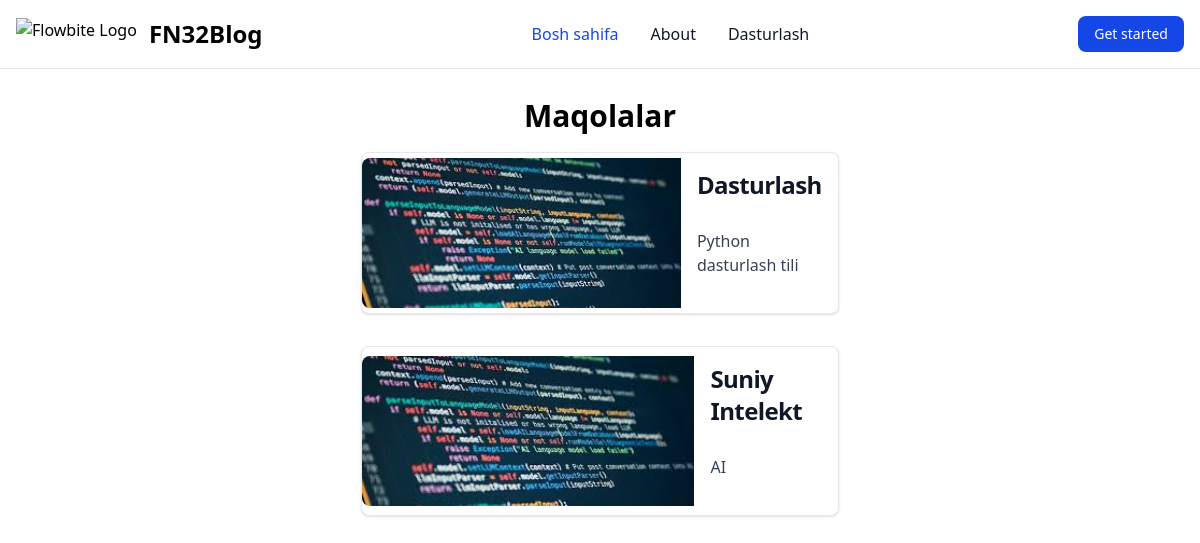
The page / on the database its author committed.
### blog/models.py (models this page shows)
class Post(models.Model):
    title = models.CharField(max_length=200)
    content = HTMLField()
    description = models.CharField(max_length=300)
    image = models.ImageField(upload_to="images")
    author = models.CharField()
    created_at = models.DateTimeField(auto_now_add=True)

### blog/views.py (the view)
# urls.py: path('',views.index),
def index(request):
    maqolalar = Post.objects.all()
    return render(request,"blog/index.html",{"maqolalar":maqolalar})

### blog/templates/blog/index.html
{% extends "base.html" %}
{% block content %}
    <h1 class="mb-4  mt-24 text-center font-bold text-2xl" >Maqolalar</h1>
    <div class="maqolalar  w-full flex flex-col items-center gap-8">
{% for maqola in maqolalar %}
    <a href="{% url 'maqola' maqola.id %}" class="flex flex-col items-center bg-white border border-gray-200 rounded-lg shadow-sm md:flex-row md:max-w-3xl hover:bg-gray-100 dark:border-gray-700 dark:bg-gray-800 dark:hover:bg-gray-700">
        <img class=" object-cover w-full rounded-t-lg md:rounded-none md:rounded-s-lg w-[150px] h-[150px]" src= "{{maqola.image.url}}" alt="">
        <div class="flex flex-col justify-between p-4 leading-normal">
            <h5 class="mb-2 text-2xl font-bold tracking-tight text-gray-900 dark:text-white">{{maqola.title}}</h5>
            <p class="mb-3 font-normal text-gray-700 dark:text-gray-400">{{maqola.description }}</p>
        </div>
    </a>
{% empty %}
<p>Sizda hech qanday maqola yoq </p>
{% endfor %}
    </div>
{% endblock content %}

### blog/templates/base.html (shortened to what this page needs)
{% load static %}
<!DOCTYPE html>
<html lang="en">
<head>
       <script src="https://cdn.jsdelivr.net/npm/@tailwindcss/browser@4"></script>
       <link rel="stylesheet" href="{% static 'style.css' %}">
</head>
<body>
<nav class="bg-white dark:bg-gray-900 fixed w-full z-20 top-0 start-0 border-b border-gray-200 dark:border-gray-600">
  <div class="max-w-screen-xl flex flex-wrap items-center justify-between mx-auto p-4">
  <a href="https://flowbite.com/" class="flex items-center space-x-3 rtl:space-x-reverse">
      <img src="https://flowbite.com/docs/images/logo.svg" class="h-8" alt="Flowbite Logo">
      <span class="self-center text-2xl font-semibold whitespace-nowrap dark:text-white">FN32Blog</span>
  </a>
<div class="flex md:order-2 space-x-3 md:space-x-0 rtl:space-x-reverse">
      <button type="button" class="text-white bg-blue-700 hover:bg-blue-800 focus:ring-4 focus:outline-none focus:ring-blue-300 font-medium rounded-lg text-sm px-4 py-2 text-center dark:bg-blue-600 dark:hover:bg-blue-700 dark:focus:ring-blue-800">Get started</button>
  </div>
  <div class="items-center justify-between hidden w-full md:flex md:w-auto md:order-1" id="navbar-sticky">
    <ul class="flex flex-col p-4 md:p-0 mt-4 font-medium border border-gray-100 rounded-lg bg-gray-50 md:space-x-8 rtl:space-x-reverse md:flex-row md:mt-0 md:border-0 md:bg-white dark:bg-gray-800 md:dark:bg-gray-900 dark:border-gray-700">
      <li>
        <a href="#" class="block py-2 px-3 text-white bg-blue-700 rounded-sm md:bg-transparent md:text-blue-700 md:p-0 md:dark:text-blue-500" aria-current="page">Bosh sahifa</a>
      </li>
      <li>
        <a href="#" class="block py-2 px-3 text-gray-900 rounded-sm hover:bg-gray-100 md:hover:bg-transparent md:hover:text-blue-700 md:p-0 md:dark:hover:text-blue-500 dark:text-white dark:hover:bg-gray-700 dark:hover:text-white md:dark:hover:bg-transparent dark:border-gray-700">About</a>
      </li>
      <li>
        <a href="#" class="block py-2 px-3 text-gray-900 rounded-sm hover:bg-gray-100 md:hover:bg-transparent md:hover:text-blue-700 md:p-0 md:dark:hover:text-blue-500 dark:text-white dark:hover:bg-gray-700 dark:hover:text-white md:dark:hover:bg-transparent dark:border-gray-700">Dasturlash</a>
      </li>
    </ul>
  </div>
  </div>
</nav>
 <div class="content mt-20">
      {% block content %}
    {% endblock content %}
 </div>
</body>
</html>

### blog/static/style.css (style rules this page uses)
h1 { font-size: 30px; font-weight: bold; }
p { margin: 20px 0; }

### rows shown on the page
Post: image (picture), title "Dasturlash", description "Python dasturlash tili"
Post: image (picture), title "Suniy Intelekt", description "AI"
